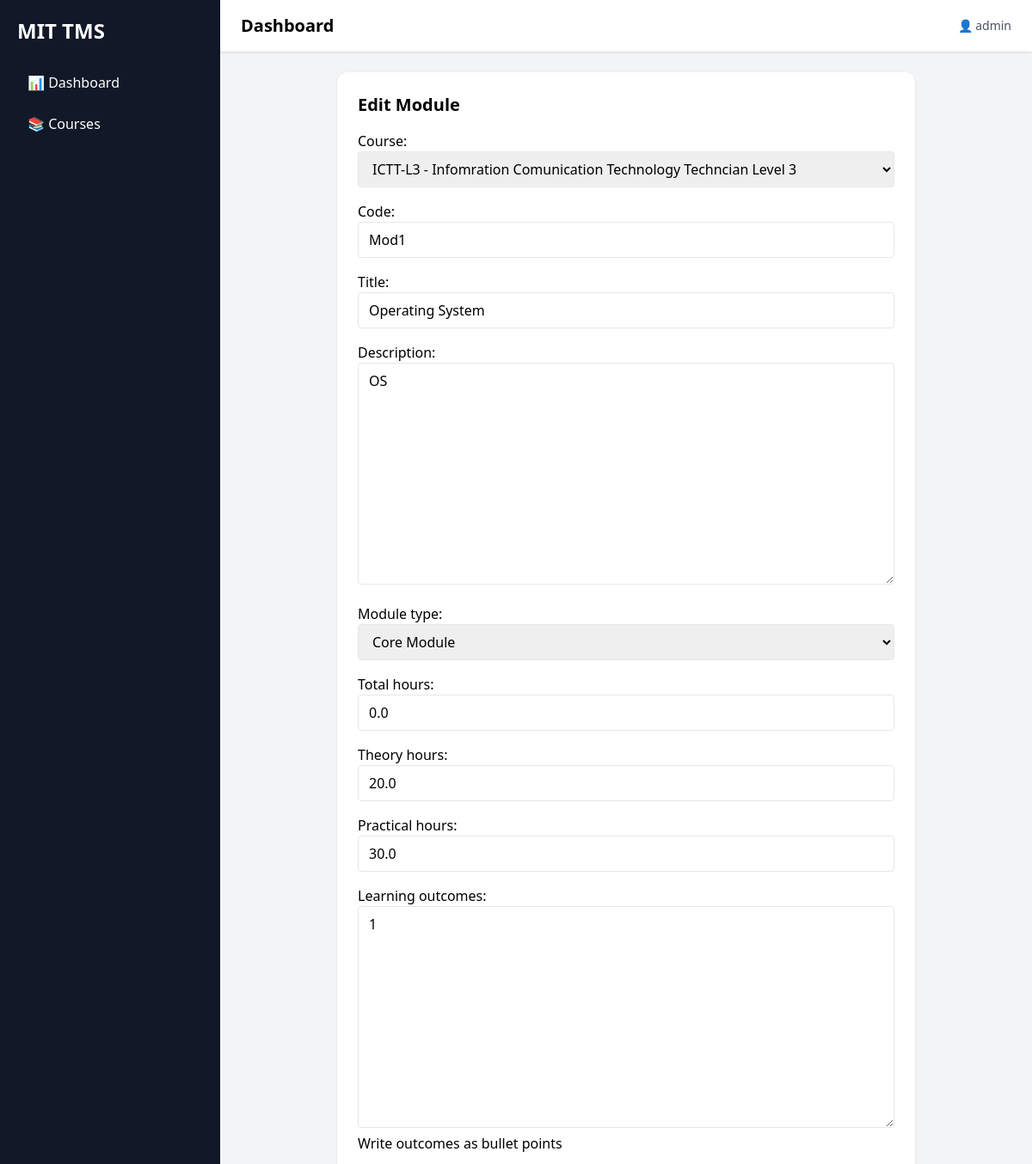
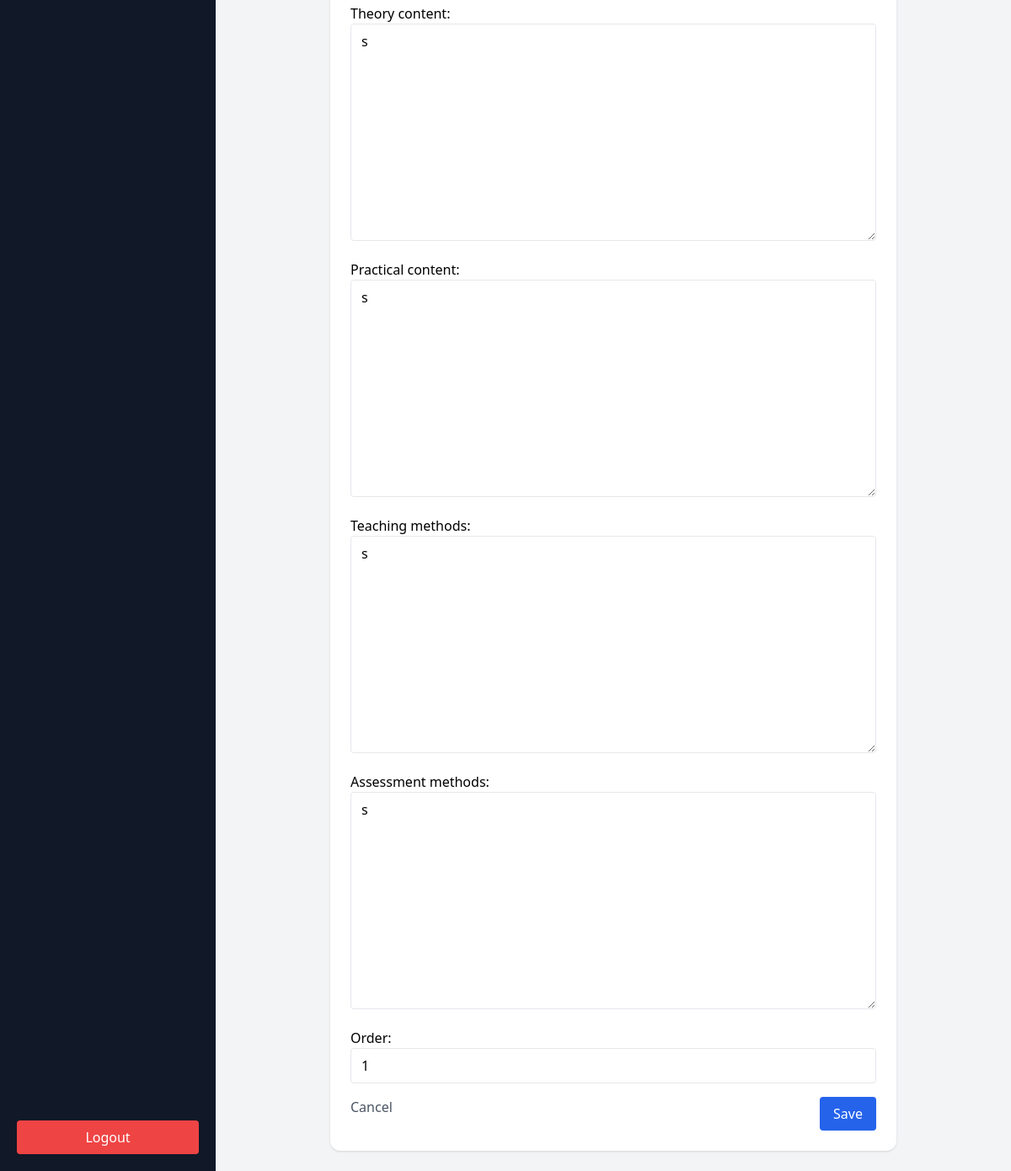
/app/courses/modules/1/edit/ (signed in), run on an earlier commit of the app's database (2 pictures, top to bottom).
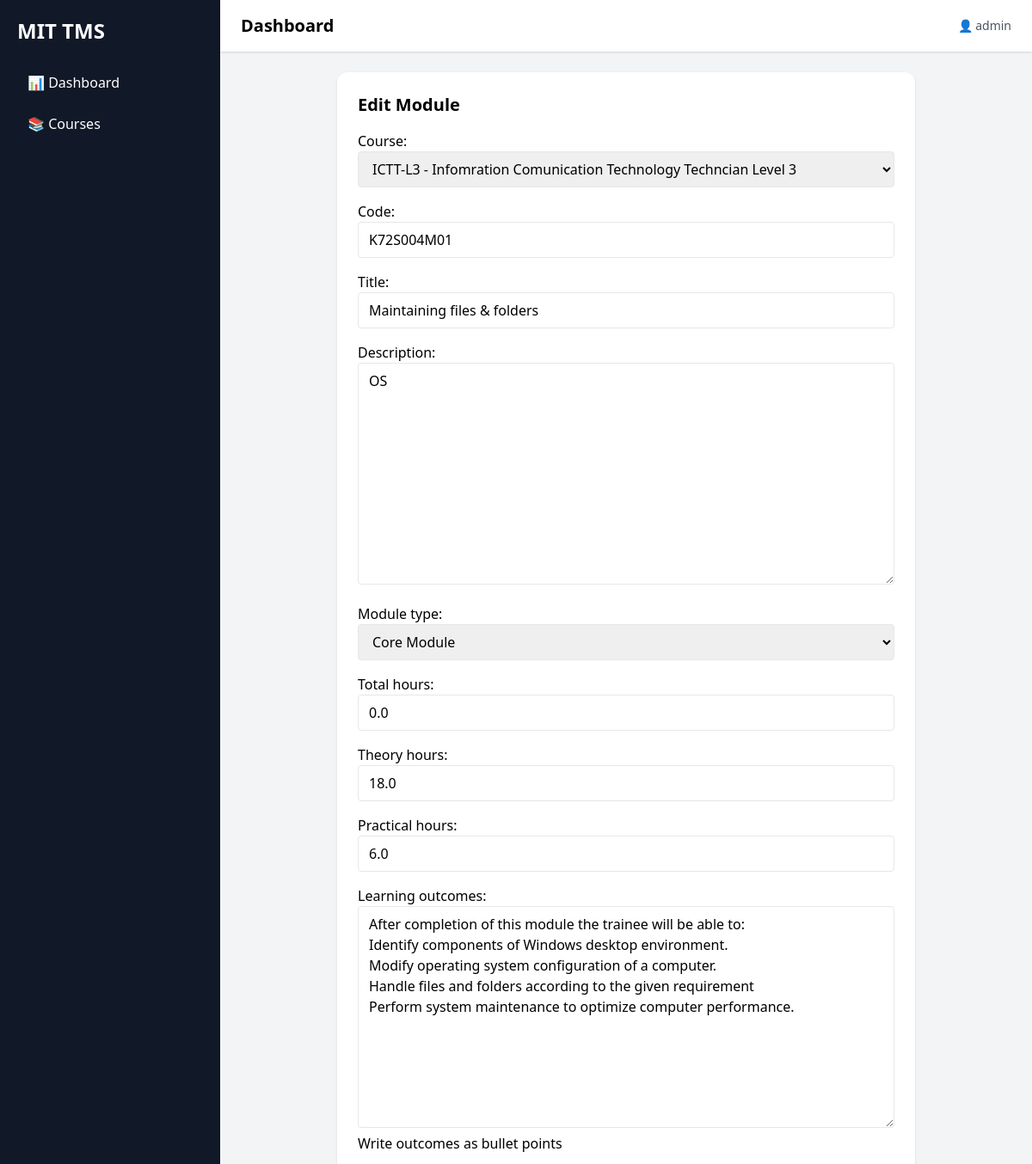
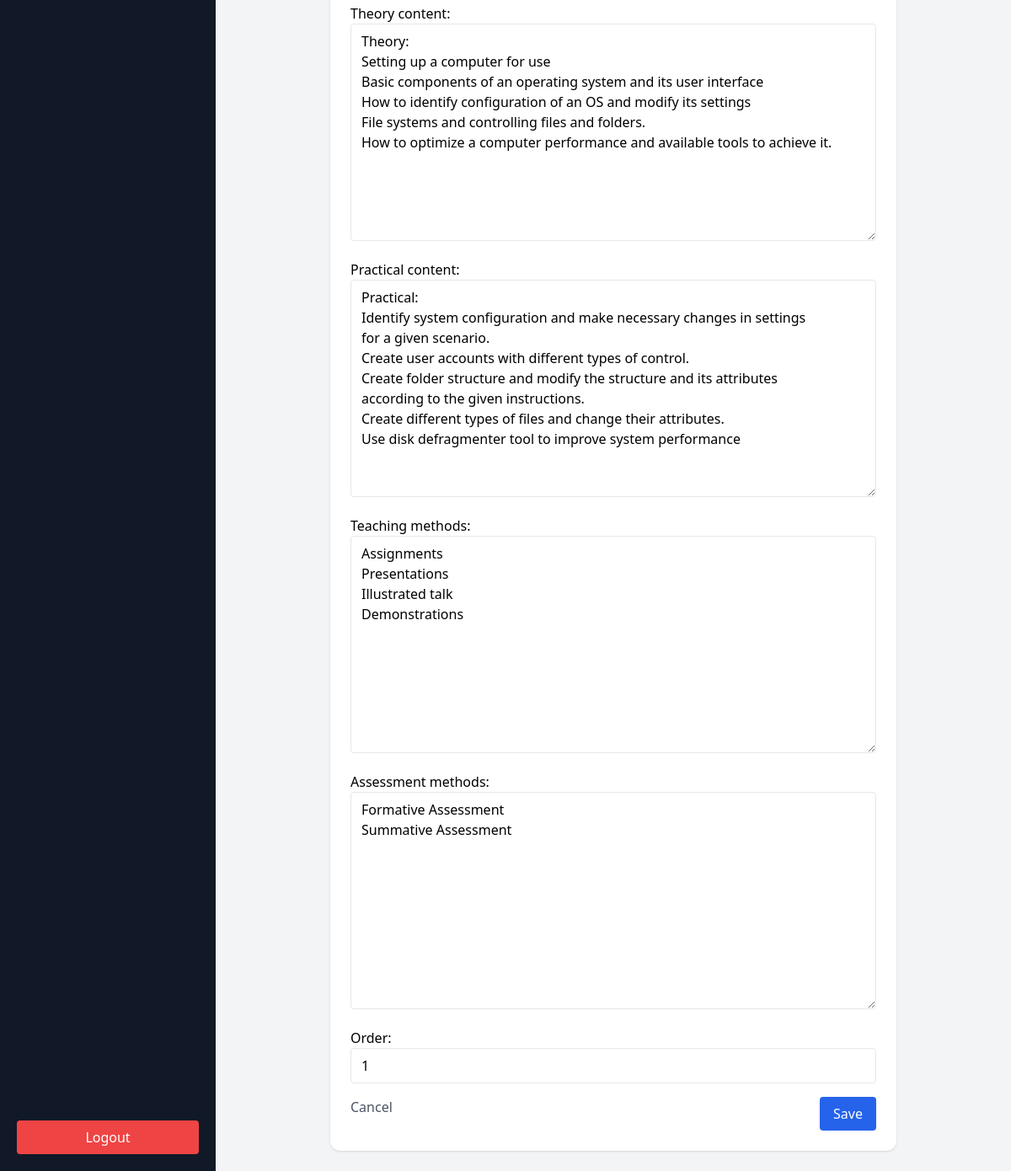
And on a later commit of the database (2 pictures, top to bottom).
### apps/courses/models.py (models this page shows, shortened)
class Course(models.Model):
    LEVEL_CHOICES = [
        ('BEGINNER', 'Beginner'),
        ('INTERMEDIATE', 'Intermediate'),
        ('ADVANCED', 'Advanced'),
    ]
    title = models.CharField(max_length=255)
    code = models.CharField(max_length=20, unique=True)
    description = models.TextField()
    duration_months = models.FloatField(default=0)
    theory_hours = models.FloatField(default=0)
    practical_hours = models.FloatField(default=0)
    industry_training_hours = models.FloatField(default=0)
    course_fee = models.DecimalField(
        max_digits=10,
        decimal_places=2,
        null=True,
        blank=True
    )
    level = models.CharField(max_length=20, choices=LEVEL_CHOICES)
    nvq_level = models.IntegerField(null=True, blank=True)
    qualification_code = models.CharField(max_length=50, blank=True)
    prerequisite = models.TextField(blank=True)
    learning_outcomes = models.TextField(blank=True)
    created_at = models.DateTimeField(auto_now_add=True)
    updated_at = models.DateTimeField(auto_now=True)
    def __str__(self):
        return f"{self.code} - {self.title}"

class Module(models.Model):
    MODULE_TYPE_CHOICES = [
        ('CORE', 'Core Module'),
        ('ELECTIVE', 'Elective Module'),
        ('BASIC', 'Basic Module'),
    ]
    course = models.ForeignKey(
        'Course',
        on_delete=models.CASCADE,
        related_name='modules'
    )
    code = models.CharField(max_length=20)
    title = models.CharField(max_length=255)
    description = models.TextField(blank=True)
    module_type = models.CharField(max_length=20, choices=MODULE_TYPE_CHOICES)
    total_hours = models.FloatField(default=0)
    theory_hours = models.FloatField(default=0)
    practical_hours = models.FloatField(default=0)
    learning_outcomes = models.TextField(
        help_text="Write outcomes as bullet points"
    )
    theory_content = models.TextField(blank=True)
    practical_content = models.TextField(blank=True)
    teaching_methods = models.TextField(blank=True)
    assessment_methods = models.TextField(blank=True)
    order = models.PositiveIntegerField(default=0)
    created_at = models.DateTimeField(auto_now_add=True)
    class Meta:
        ordering = ['order', 'code']

### apps/courses/views.py (the view, shortened to what this page needs)
# urls.py: path('modules/<int:pk>/edit/', ModuleUpdateView.as_view(), name='module_update'),
class ModuleUpdateView(LoginRequiredMixin, UpdateView):
    model = Module
    form_class = ModuleForm
    template_name = "courses/module_form.html"

### templates/courses/module_form.html (shortened to what this page needs)
{% extends 'base.html' %}
{% block content %}
<div class="max-w-2xl mx-auto bg-white p-6 rounded-xl shadow">
    <h2 class="text-xl font-bold mb-4">
        {% if object %}Edit Module{% else %}Add Module{% endif %}
    </h2>
    <form method="post" class="space-y-4">
        {{ form.as_p }}
        <div class="flex justify-between">
            <a href="{% if object %}
                        {% url 'course_detail' object.course.pk %}
                     {% else %}
                        {% url 'course_detail' view.kwargs.course_id %}
                     {% endif %}"
               class="text-gray-600 hover:underline">
               Cancel
            </a>
            <button class="bg-blue-600 text-white px-4 py-2 rounded hover:bg-blue-700">
                Save
            </button>
        </div>
    </form>
</div>
{% endblock %}

What changed in the data, as far as the page shows it:
changed Module "ICTT-L3 - Infomration Comunication Technology Techncian Level 3": theory_hours "20.0" → "18.0"; practical_hours "30.0" → "6.0"; learning_outcomes "1" → "After completion of this module the trainee will be able to: Identify components of Windows desktop environment. Modify operating system configuration of a computer. Handle files and folders according to the given requirement Perform system maintenance to optimize computer performance."; theory_content "s" → "Theory: Setting up a computer for use Basic components of an operating system and its user interface How to identify configuration of an OS and modify its settings File systems and controlling files and folders. How to optimize a computer performance and available tools to achieve it."; practical_content "s" → "Practical: Identify system configuration and make necessary changes in settings for a given scenario. Create user accounts with different types of control. Create folder structure and modify the structure and its attributes according to the given instructions. Create different types of files and change their attributes. Use disk defragmenter tool to improve system performance"; teaching_methods "s" → "Assignments Presentations Illustrated talk Demonstrations"; assessment_methods "s" → "Formative Assessment Summative Assessment"
changed Course: code "Mod1" → "K72S004M01"; title "Operating System" → "Maintaining files & folders"
